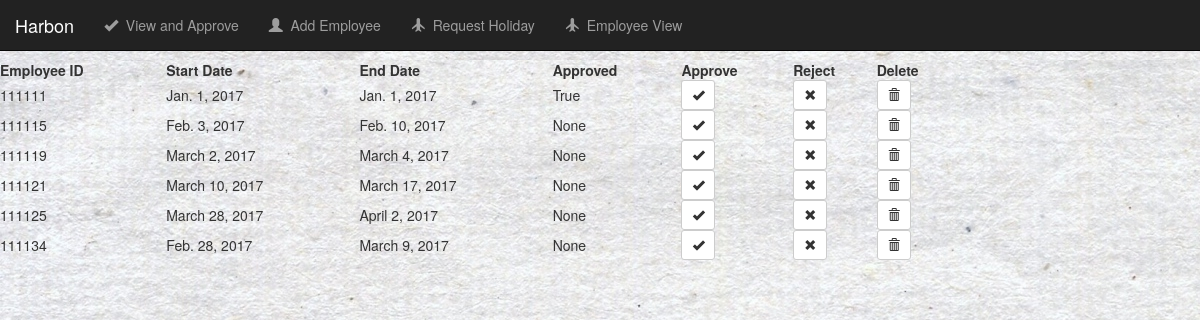
Page /harbon/ on the committed database.
### harbon/models.py (models this page shows, shortened)
class holidayRequest(models.Model):
    UID = models.CharField(max_length=6)
    startDate = models.DateField(max_length=6)
    endDate = models.DateField(max_length=6)
    approved = models.NullBooleanField(False)

### harbon/views.py (the view)
class indexView(generic.ListView):
    template_name="harbon/index.html"
    context_object_name = "allHolidays"
    def get_queryset(self):
        return holidayRequest.objects.all()

### harbon/templates/harbon/index.html (shortened to what this page needs)
<!DOCTYPE html>
{% extends "harbon/base.html" %}
{% block body %}
  <html lang="en">
  <head>
  </head>
 <body>
   <table style="width:80%">
     <tr>
       <th>Employee ID</th>
       <th>Start Date</th>
       <th>End Date</th>
       <th>Approved</th>
       <th>Approve</th>
       <th>Reject</th>
       <th>Delete</th>
     </tr>
    {% for holidayRequest in allHolidays %}
     <tr>
       <td>{{holidayRequest.UID}}</td>
       <td>{{holidayRequest.startDate}}</td>
       <td>{{holidayRequest.endDate}}</td>
       <td>{{holidayRequest.approved}}</td>
       <td>
        <form action="{% url 'harbon:holiday-approve' holidayRequest.id %}" method="GET">
           <button type="submit" class="btn btn-default btn-sm">
               <span class="glyphicon glyphicon-ok"></span>
           </button>
        </form>
       </td>
       <td>
        <form action="{% url 'harbon:holiday-reject' holidayRequest.id %}" method="GET">
           <button type="submit" class="btn btn-default btn-sm">
               <span class="glyphicon glyphicon-remove"></span>
           </button>
        </form>
       </td>
       <td>
        <form action="{% url 'harbon:holiday-delete' holidayRequest.id %}" method="GET">
           <button type="submit" class="btn btn-default btn-sm">
               <span class="glyphicon glyphicon-trash"></span>
           </button>
        </form>
       </td>
     </tr>
    {% endfor %}
   </table>
 </body>
  </html>
{% endblock %}

### harbon/templates/harbon/base.html (shortened to what this page needs)
<!DOCTYPE <!DOCTYPE html>
{% load staticfiles %}
<link href="{% static 'harbon/css/bootstrap.min.css'%}" rel="stylesheet" />
<link rel="stylesheet" href="https://maxcdn.bootstrapcdn.com/bootstrap/3.3.5/css/bootstrap.min.css">
<link rel="stylesheet" href="https://cdnjs.cloudflare.com/ajax/libs/octicons/3.1.0/octicons.min.css">
<html lang="en">
<link href="{% static 'harbon/css/style.css' %}" rel="stylesheet" type="text/css" />
  <head>
  </head>
  <nav class="navbar navbar-inverse navbar-fixed-top">
    <div class="container-fluid">
      <div class="navbar-header">
            <a class="navbar-brand" href="{% url 'harbon:index' %}">Harbon</a>
        </div>
        <div class ="collapse navbar-collapse" id="navbar">
          <ul class="nav navbar-nav">
            <li class="">
              <a href="{% url 'harbon:index' %}">
                <span class="glyphicon glyphicon-ok" aria-hidden="true"></span>&nbsp; View and Approve
              </a>
            </li>
            <li class="">
              <a href="{% url 'harbon:employee-add' %}">
                <span class="glyphicon glyphicon-user" aria-hidden="true"></span>&nbsp; Add Employee
              </a>
            </li>
            <ul class="nav navbar-nav navbar-right">
              <li class="">
                <a href="{% url 'harbon:holiday-request' %}">
                  <span class="glyphicon glyphicon-plane" aria-hidden="true"></span>&nbsp; Request Holiday
                </a>
              </li>
              <li class="">
                <a href="#">
                  <span class="glyphicon glyphicon-plane" aria-hidden="true"></span>&nbsp; Employee View
                </a>
              </li>
          </ul>
      </div>
    </div>
  </nav>
  <body>
{% block body %}
{% endblock %}
  </body>
</html>

### harbon/static/harbon/css/style.css (style rules this page uses)
html { margin-top: 60px; }
body { background:white; background-image: url(../images/background.jpg); }

### rows in the picture
holidayRequest: UID "111111", startDate "Jan. 1, 2017", endDate "Jan. 1, 2017", approved "True"
holidayRequest: UID "111115", startDate "Feb. 3, 2017", endDate "Feb. 10, 2017", approved "None"
holidayRequest: UID "111119", startDate "March 2, 2017", endDate "March 4, 2017", approved "None"
holidayRequest: UID "111121", startDate "March 10, 2017", endDate "March 17, 2017", approved "None"
holidayRequest: UID "111125", startDate "March 28, 2017", endDate "April 2, 2017", approved "None"
holidayRequest: UID "111134", startDate "Feb. 28, 2017", endDate "March 9, 2017", approved "None"
